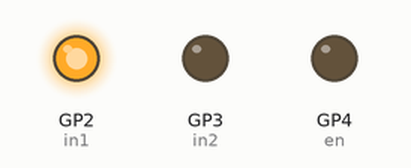
Bench run of a program on a simulated Raspberry Pi Pico running MicroPython. Parts: output pins drawn as LEDs (lit = HIGH). Files the program writes start out absent; what the program prints to the serial console is not drawn.

Above: at 0.1 s.
At 2.2 s:
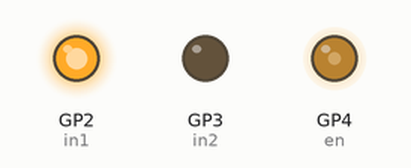
At 3.6 s:
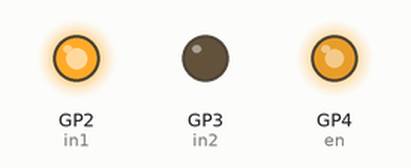
At 7.1 s:
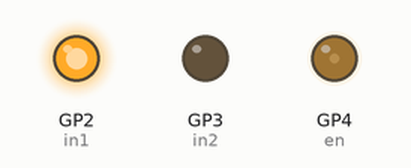
Timing chart, 0 to 9.2 s (numbered marks = the images above):
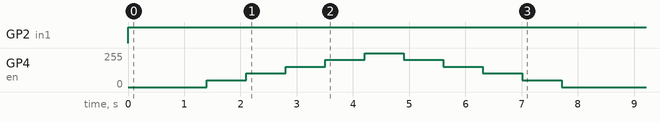

The program:

RPM_Punto2.py
```python
from machine import Pin, PWM
import utime

# Configuración de pines
in1 = Pin(2, Pin.OUT)
in2 = Pin(3, Pin.OUT)
en = PWM(Pin(4))
sensor = Pin(5, Pin.IN, Pin.PULL_DOWN)

# Parámetros ajustados
en.freq(1000)
in1.high()
in2.low()

step_size = 20
step_time = 700  # ms
sample_interval = 4  # 4ms como requisito
pulses_per_rev = 20  # 20 tics por vuelta (encoder óptico)

# Variables
pwm_sequence = list(range(0, 101, step_size)) + list(range(100 - step_size, -1, -step_size))
rpm_data = []
pulse_count = 0

def count_pulse(pin):
    global pulse_count
    pulse_count += 1

sensor.irq(trigger=Pin.IRQ_RISING, handler=count_pulse)

def set_pwm(percent):
    en.duty_u16(int(percent * 65535 / 100))

# Bucle principal optimizado
current_step = 0
last_step_time = utime.ticks_ms()
last_sample_time = utime.ticks_ms()
start_time = utime.ticks_ms()

# Espera inicial para estabilización
utime.sleep_ms(500)

while current_step < len(pwm_sequence):
    now = utime.ticks_ms()

    # Muestreo cada 4ms exactos
    if utime.ticks_diff(now, last_sample_time) >= sample_interval:
        dt = utime.ticks_diff(now, last_sample_time) / 1000  # segundos

        # Cálculo preciso de RPM con 20 tics/vuelta
        rpm = (pulse_count / pulses_per_rev) / dt * 60 if dt > 0 else 0

        # Guardar datos crudos
        rpm_data.append((
            utime.ticks_diff(now, start_time),  # delta
            pwm_sequence[current_step],        # pwm
            int(rpm)                          # rpm cruda
        ))

        pulse_count = 0
        last_sample_time = now

    # Cambio de PWM
    if utime.ticks_diff(now, last_step_time) >= step_time:
        set_pwm(pwm_sequence[current_step])
        current_step += 1
        last_step_time = now

# Guardar en archivo CSV
with open("curvita.csv", "w") as f:
    f.write("delta;pwm;rpm\n")
    for row in rpm_data:
        f.write("{};{};{}\n".format(*row))

print("Datos guardados en curvita.csv")
```

Measured:
- by itself, GP2 (in1): LOW → HIGH at 0.00 s
- by itself, GP4 (en): rises from 0/255 to 255/255 in 2.8 s, then falls to 0/255 in 3.5 s
